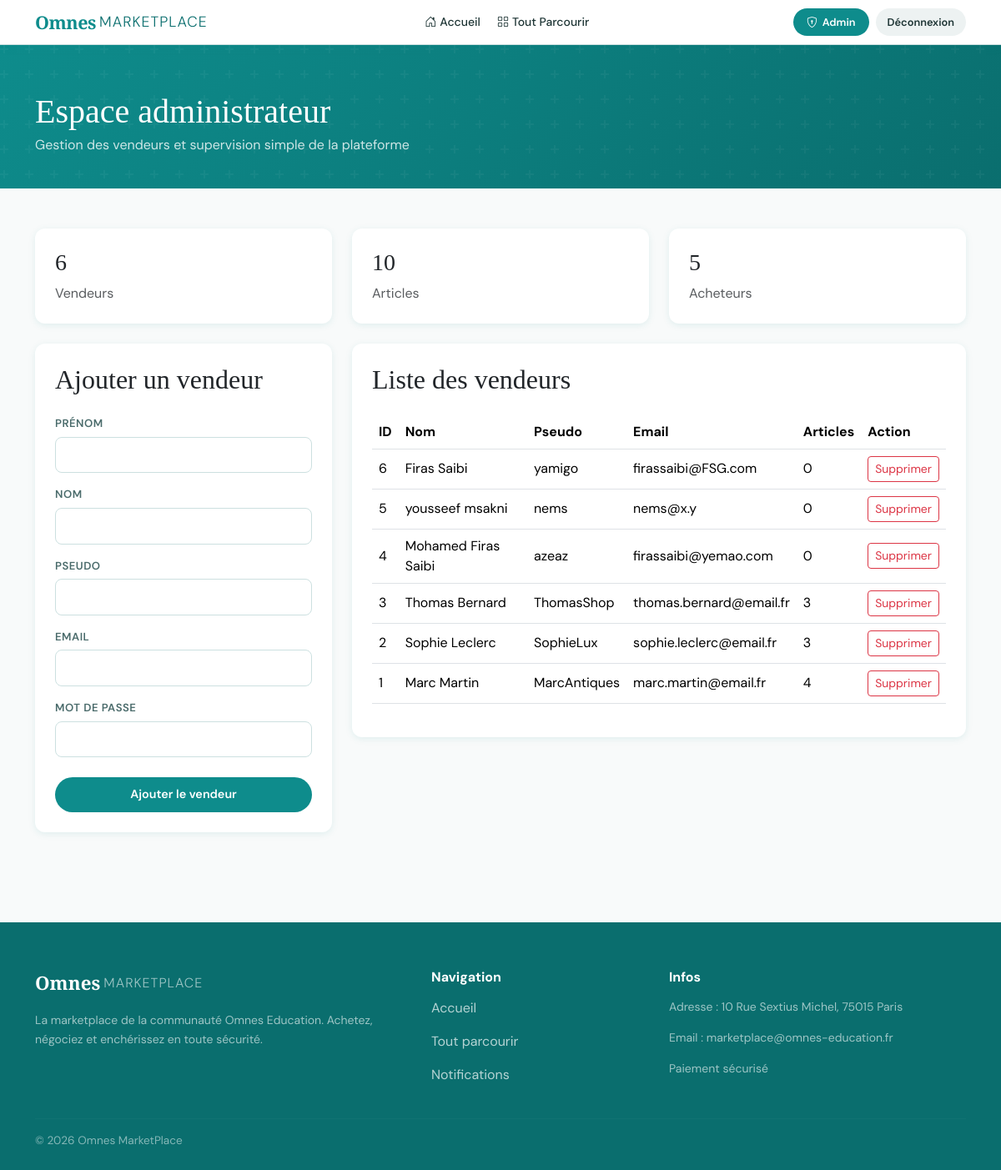
Page /admin.php (signed in) on the committed database.
### tables this page shows
CREATE TABLE `vendeur` (
  `idVendeur` int(11) NOT NULL,
  `pseudo` varchar(100) NOT NULL,
  `nom` varchar(100) NOT NULL,
  `prenom` varchar(100) NOT NULL,
  `email` varchar(150) NOT NULL,
  `mot_de_passe` varchar(255) NOT NULL,
  `photo_profil` varchar(255) DEFAULT NULL,
  `image_fond` varchar(255) DEFAULT NULL,
  `statut_compte` enum('actif','suspendu','supprime') DEFAULT 'actif',
  `idAdmin` int(11) NOT NULL COMMENT 'Vendeur géré par cet admin',
  `created_at` timestamp NOT NULL DEFAULT CURRENT_TIMESTAMP
);

### includes/helpers.php (called while the page is built, shortened)
<?php
function h(string $str): string {
    return htmlspecialchars($str, ENT_QUOTES, 'UTF-8');
}

### admin.php (the view, shortened to what this page needs)
<?php
require_once __DIR__ . '/includes/helpers.php';
require_once __DIR__ . '/includes/ui.php';
$pdo = db();
$nbVendeurs = (int)$pdo->query("SELECT COUNT(*) FROM vendeur")->fetchColumn();
$nbArticles = (int)$pdo->query("SELECT COUNT(*) FROM article")->fetchColumn();
$nbAcheteurs = 0;
try {
    $nbAcheteurs = (int)$pdo->query("SELECT COUNT(*) FROM acheteur")->fetchColumn();
} catch (Exception $e) {
    $nbAcheteurs = 0;
}
$stmt = $pdo->query("
    SELECT
        v.*,
        (
            SELECT COUNT(*)
            FROM article a
            WHERE a.idVendeur = v.idVendeur
        ) AS nb_articles
    FROM vendeur v
    ORDER BY v.idVendeur DESC
");
$vendors = $stmt->fetchAll();
?>
<div class="page-hero">
    <div class="container">
        <h1 class="mt-2 mb-1">Espace administrateur</h1>
        <p style="color:rgba(255,255,255,.8);margin:0;">Gestion des vendeurs et supervision simple de la plateforme</p>
    </div>
</div>
<div class="container py-5">
    <div class="row g-4 mb-4">
        <div class="col-md-4">
            <div class="card card-omnes p-4">
                <h3 class="font-display mb-2"><?= $nbVendeurs ?></h3>
                <p class="mb-0 text-muted">Vendeurs</p>
            </div>
        </div>
        <div class="col-md-4">
            <div class="card card-omnes p-4">
                <h3 class="font-display mb-2"><?= $nbArticles ?></h3>
                <p class="mb-0 text-muted">Articles</p>
            </div>
        </div>
        <div class="col-md-4">
            <div class="card card-omnes p-4">
                <h3 class="font-display mb-2"><?= $nbAcheteurs ?></h3>
                <p class="mb-0 text-muted">Acheteurs</p>
            </div>
        </div>
    </div>
    <div class="row g-4">
        <div class="col-lg-4">
            <div class="card card-omnes p-4">
                <h2 class="font-display mb-4">Ajouter un vendeur</h2>
                <form method="POST" action="">
                    <div class="mb-3">
                        <label class="form-label-omnes">Prénom</label>
                        <input type="text" name="prenom" class="form-control-omnes" required>
                    </div>
                    <div class="mb-3">
                        <label class="form-label-omnes">Nom</label>
                        <input type="text" name="nom" class="form-control-omnes" required>
                    </div>
                    <div class="mb-3">
                        <label class="form-label-omnes">Pseudo</label>
                        <input type="text" name="pseudo" class="form-control-omnes" required>
                    </div>
                    <div class="mb-3">
                        <label class="form-label-omnes">Email</label>
                        <input type="email" name="email" class="form-control-omnes" required>
                    </div>
                    <div class="mb-4">
                        <label class="form-label-omnes">Mot de passe</label>
                        <input type="text" name="password" class="form-control-omnes" required>
                    </div>
                    <button type="submit" class="btn btn-primary-omnes w-100">
                        Ajouter le vendeur
                    </button>
                </form>
            </div>
        </div>
        <div class="col-lg-8">
            <div class="card card-omnes p-4">
                <h2 class="font-display mb-4">Liste des vendeurs</h2>
                <?php if (empty($vendors)): ?>
                    <p class="mb-0">Aucun vendeur enregistré.</p>
                <?php else: ?>
                    <div class="table-responsive">
                        <table class="table align-middle">
                            <thead>
                                <tr>
                                    <th>ID</th>
                                    <th>Nom</th>
                                    <th>Pseudo</th>
                                    <th>Email</th>
                                    <th>Articles</th>
                                    <th>Action</th>
                                </tr>
                            </thead>
                            <tbody>
                                <?php foreach ($vendors as $vendor): ?>
                                    <tr>
                                        <td><?= (int)$vendor['idVendeur'] ?></td>
                                        <td><?= h(($vendor['prenom'] ?? '') . ' ' . ($vendor['nom'] ?? '')) ?></td>
                                        <td><?= h($vendor['pseudo'] ?? '') ?></td>
                                        <td><?= h($vendor['email'] ?? '') ?></td>
                                        <td><?= (int)($vendor['nb_articles'] ?? 0) ?></td>
                                        <td>
                                            <form method="POST" action="" onsubmit="return confirm('Supprimer ce vendeur ?');">
                                                <button type="submit" class="btn btn-sm btn-outline-danger">
                                                    Supprimer
                                                </button>
                                            </form>
                                        </td>
                                    </tr>
                                <?php endforeach; ?>
                            </tbody>
                        </table>
                    </div>
                <?php endif; ?>
            </div>
        </div>
    </div>
</div>

### assets/css/style.css (style rules this page uses)
:root { --primary: #0e8c8c; --primary-dark: #0a6e6e; --primary-light: #14b0b0; --primary-pale: #e0f5f5; --accent: #f7a800; --accent-dark: #d48f00; --white: #ffffff; --gray-50: #f8fafa; --gray-100: #edf2f2; --gray-200: #d4e4e4; --gray-600: #4a6b6b; --gray-800: #1e3535; --text: #1e3535; --text-muted: #5a7a7a; --border: #cce0e0; --shadow-sm: 0 2px 8px rgba(14,140,140,.10); --shadow-md: 0 6px 24px rgba(14,140,140,.15); --shadow-lg: 0 16px 48px rgba(14,140,140,.18); --radius: 12px; --radius-sm: 8px; --radius-lg: 20px; }
* { box-sizing: border-box; margin: 0; padding: 0; }
body { font-family: 'DM Sans', sans-serif; background: var(--gray-50); color: var(--text); min-height: 100vh; display: flex; flex-direction: column; }
h1,h2,h3,.font-display { font-family: 'Playfair Display', serif; }
.card-omnes { border: none; border-radius: var(--radius); box-shadow: var(--shadow-sm); transition: box-shadow .25s, transform .25s; overflow: hidden; background: white; }
.btn-primary-omnes { background: var(--primary); border: none; color: white; border-radius: 50px; padding: 10px 24px; font-weight: 600; font-size: .9rem; transition: all .2s; cursor: pointer; }
.page-hero { background: linear-gradient(135deg, var(--primary) 0%, var(--primary-dark) 100%); color: white; padding: 48px 0 40px; position: relative; overflow: hidden; }
.page-hero::before { content:''; position:absolute; inset:0; }
.page-hero h1 { font-family: 'Playfair Display', serif; margin-bottom: 8px; }
.form-control-omnes { border: 1.5px solid var(--border); border-radius: var(--radius-sm); padding: 10px 14px; font-size: .9rem; transition: border-color .2s, box-shadow .2s; background: white; width: 100%; font-family: 'DM Sans', sans-serif; }
.form-label-omnes { font-weight: 600; font-size: .82rem; color: var(--gray-600); margin-bottom: 6px; display: block; text-transform: uppercase; letter-spacing: .5px; }

### rows in the picture
vendeur: idVendeur "6", prenom+nom "Firas Saibi", pseudo "yamigo", email "firassaibi@FSG.com", nb_articles "0"
vendeur: idVendeur "5", prenom+nom "yousseef msakni", pseudo "nems", email "nems@x.y", nb_articles "0"
vendeur: idVendeur "4", prenom+nom "Mohamed Firas Saibi", pseudo "azeaz", email "firassaibi@yemao.com", nb_articles "0"
vendeur: idVendeur "3", prenom+nom "Thomas Bernard", pseudo "ThomasShop", email "thomas.bernard@email.fr", nb_articles "3"
vendeur: idVendeur "2", prenom+nom "Sophie Leclerc", pseudo "SophieLux", email "sophie.leclerc@email.fr", nb_articles "3"
vendeur: idVendeur "1", prenom+nom "Marc Martin", pseudo "MarcAntiques", email "marc.martin@email.fr", nb_articles "4"

### other values in the picture
$nbVendeurs "6"
$nbArticles "10"
$nbAcheteurs "5"
